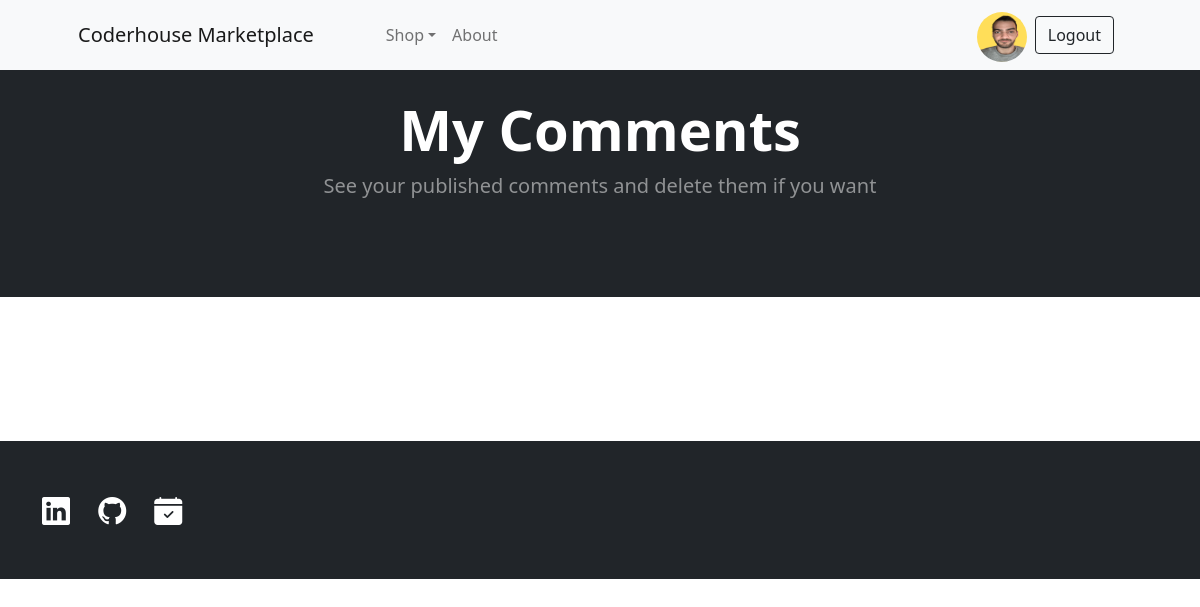
Before: /comment-list/ (signed in) with the older database file.
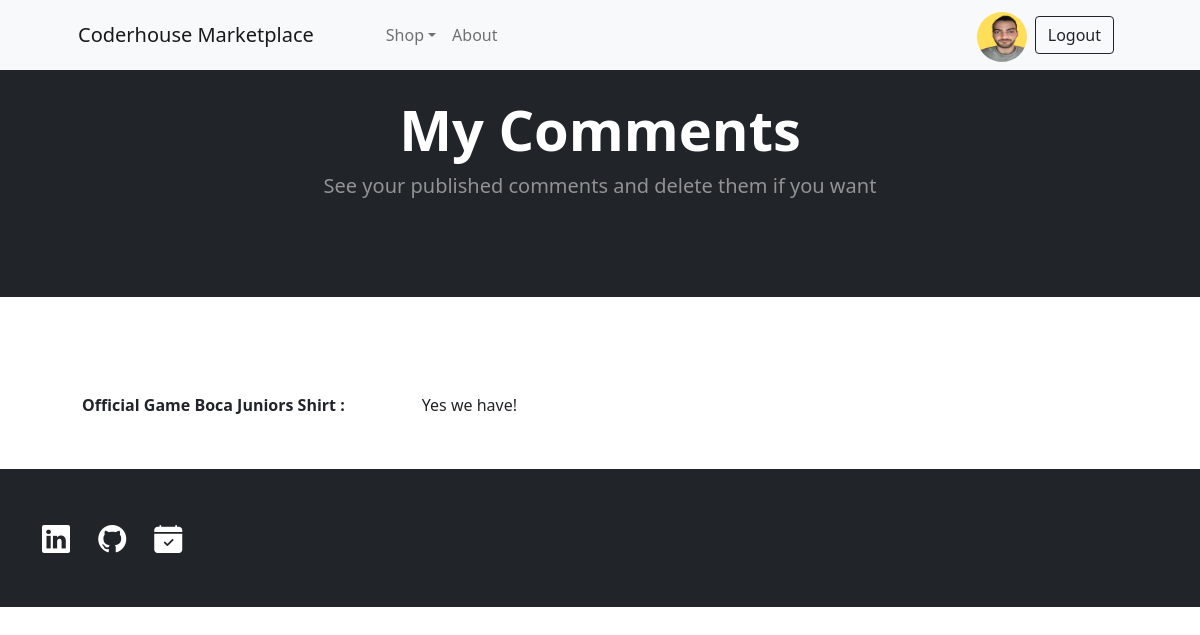
After: the same page with the newer database file.
### Project/models.py (models this page shows, shortened)
class Comment(models.Model):
    comment = models.TextField(blank=True)
    likes = models.ManyToManyField(settings.AUTH_USER_MODEL, blank=True, related_name='user_like')
    product = models.ForeignKey(Product, null=True, blank=True, on_delete=models.CASCADE, related_name='comments')
    date = models.DateTimeField(auto_now_add=True)
    user = models.ForeignKey(settings.AUTH_USER_MODEL, null=True, blank=True, on_delete=models.CASCADE)

class Product(models.Model):
    name = models.CharField(max_length=50)
    image = models.ImageField(upload_to='products/', null=True, blank=True, default='products/default_product.png')
    description = models.TextField()
    price = models.FloatField()
    location = models.CharField(max_length=50)
    available = models.BooleanField(default=True)
    user = models.ForeignKey(settings.AUTH_USER_MODEL, null=True, blank=True, on_delete=models.CASCADE)
    date = models.DateTimeField(auto_now_add=True)
    class Meta:
        ordering = ('-date',)

### Project/views.py (the view)
# urls.py: path('comment-list/', CommentList.as_view(), name='comment-list'),
class CommentList(LoginRequiredMixin, ListView):
    model = Product
    template_name = 'comment-list.html'
    def get_context_data(self, **kwargs):
        context = super().get_context_data(**kwargs)
        context['comments'] = Comment.objects.all()

### templates/comment-list.html (shortened to what this page needs)
{% extends 'main.html' %}
{% block header %}
My Comments
{% endblock %}
{% block subheader %}
See your published comments and delete them if you want
{% endblock %}
{% block content %}
<section class="py-5">
    <div class="container px-4 px-lg-5 mt-5">
        <div class="mb-1 column comment-div border-0">
            {% if user.comment_set.all %}
            {% for comment in user.comment_set.all %}
            <div id="{{ comment.id }}"class='d-flex justify-content-between col-5 p-0 m-1'>
                <strong>{{ comment.product.name }} : </strong> {{ comment.comment }}
            </div>
            {% endfor %}
            {% endif %}
        </div>
    </div>
</section>
{% endblock %}

Changed rows visible on the page:
added Comment: product.name "Official Game Boca Juniors Shirt", comment "Yes we have!"
